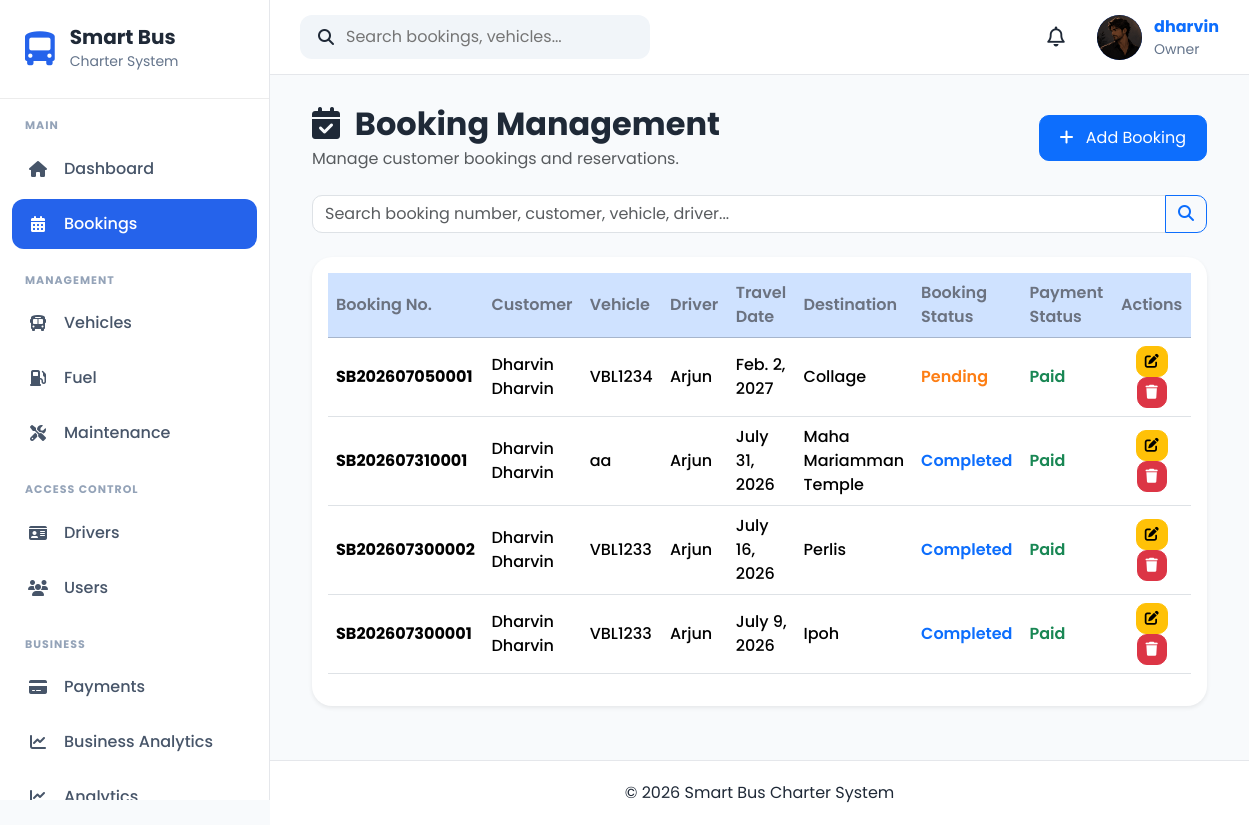
The page /bookings/ (signed in) on the database its author committed.
### apps/accounts/models.py (models this page shows, shortened)
class UserProfile(models.Model):
    OWNER = "Owner"
    ADMIN = "Admin"
    DRIVER = "Driver"
    CUSTOMER = "Customer"
    ROLE_CHOICES = [
        (OWNER, "Owner"),
        (ADMIN, "Admin"),
        (DRIVER, "Driver"),
        (CUSTOMER, "Customer"),
    ]
    GENDER_CHOICES = [
        ("Male", "Male"),
        ("Female", "Female"),
        ("Other", "Other"),
    ]
    user = models.OneToOneField(
        User,
        on_delete=models.CASCADE,
        related_name="profile"
    )
    role = models.CharField(
        max_length=20,
        choices=ROLE_CHOICES,
        default=CUSTOMER
    )
    phone = models.CharField(
        max_length=20,
        blank=True
    )
    address = models.TextField(
        blank=True
    )
    city = models.CharField(
        max_length=100,
        blank=True
    )
    state = models.CharField(
        max_length=100,
        blank=True
    )
    postcode = models.CharField(
        max_length=20,
        blank=True
    )
    country = models.CharField(
        max_length=100,
        default="Malaysia"
    )
    gender = models.CharField(
        max_length=10,
        choices=GENDER_CHOICES,
        blank=True
    )
    profile_picture = models.ImageField(
        upload_to="profile_pictures/",
        blank=True,
        null=True
    )
    must_change_password = models.BooleanField(default=False)
    created_at = models.DateTimeField(
        auto_now_add=True
    )
    updated_at = models.DateTimeField(
        auto_now=True
    )

### apps/bookings/models.py (models this page shows, shortened)
class Booking(models.Model):
    STATUS_CHOICES = [
        ("Pending", "Pending"),
        ("Confirmed", "Confirmed"),
        ("Completed", "Completed"),
        ("Cancelled", "Cancelled"),
    ]
    PAYMENT_CHOICES = [
        ("Pending", "Pending"),
        ("Paid", "Paid"),
        ("Refunded", "Refunded"),
    ]
    booking_number = models.CharField(
        max_length=20,
        unique=True,
        blank=True,
    )
    customer = models.ForeignKey(
        Customer,
        on_delete=models.CASCADE,
        related_name="bookings",
    )
    vehicle = models.ForeignKey(
        Vehicle,
        on_delete=models.PROTECT,
        related_name="bookings",
    )
    driver = models.ForeignKey(
        Driver,
        on_delete=models.PROTECT,
        related_name="bookings",
    )
    pickup_location = models.CharField(max_length=150)
    destination = models.CharField(max_length=150)
    travel_date = models.DateField()
    departure_time = models.TimeField()
    return_date = models.DateField(
        blank=True,
        null=True,
    )
    passenger_count = models.PositiveIntegerField()
    total_price = models.DecimalField(
        max_digits=10,
        decimal_places=2,
        default=0,
    )
    booking_status = models.CharField(
        max_length=20,
        choices=STATUS_CHOICES,
        default="Pending",
    )
    payment_status = models.CharField(
        max_length=20,
        choices=PAYMENT_CHOICES,
        default="Pending",
    )
    remarks = models.TextField(
        blank=True,
    )
    created_at = models.DateTimeField(
        default=timezone.now,
    )
    updated_at = models.DateTimeField(
        auto_now=True,
    )
    class Meta:
        ordering = ["-travel_date", "-created_at"]

### apps/customers/models.py (models this page shows, shortened)
class Customer(models.Model):
    GENDER_CHOICES = [
        ("Male", "Male"),
        ("Female", "Female"),
        ("Other", "Other"),
    ]
    first_name = models.CharField(
        max_length=100
    )
    last_name = models.CharField(
        max_length=100
    )
    email = models.EmailField(
        unique=True
    )
    phone = models.CharField(
        max_length=20,
        unique=True
    )
    address = models.TextField()
    city = models.CharField(
        max_length=100
    )
    state = models.CharField(
        max_length=100
    )
    postcode = models.CharField(
        max_length=10
    )
    gender = models.CharField(
        max_length=10,
        choices=GENDER_CHOICES
    )
    profile_picture = models.ImageField(
        upload_to="customers/",
        blank=True,
        null=True
    )
    created_at = models.DateTimeField(
        auto_now_add=True
    )
    updated_at = models.DateTimeField(
        auto_now=True
    )

### apps/vehicles/models.py (models this page shows, shortened)
class Vehicle(models.Model):
    STATUS_CHOICES = [
        ("Available", "Available"),
        ("Booked", "Booked"),
        ("Maintenance", "Maintenance"),
        ("Inactive", "Inactive"),
    ]
    BUS_TYPE_CHOICES = [
        ("Mini Bus", "Mini Bus"),
        ("Standard Bus", "Standard Bus"),
        ("VIP Coach", "VIP Coach"),
    ]
    registration_number = models.CharField(
        max_length=20,
        unique=True
    )
    vehicle_name = models.CharField(
        max_length=100
    )
    bus_type = models.CharField(
        max_length=30,
        choices=BUS_TYPE_CHOICES
    )
    seat_capacity = models.PositiveIntegerField()
    manufacture_year = models.PositiveIntegerField()
    insurance_expiry = models.DateField()
    road_tax_expiry = models.DateField()
    status = models.CharField(
        max_length=20,
        choices=STATUS_CHOICES,
        default="Available"
    )
    image = models.ImageField(
        upload_to="vehicles/",
        blank=True,
        null=True
    )
    created_at = models.DateTimeField(auto_now_add=True)
    updated_at = models.DateTimeField(auto_now=True)

### apps/drivers/models.py (models this page shows, shortened)
class Driver(models.Model):
    STATUS_CHOICES = [
        ("Available", "Available"),
        ("On Trip", "On Trip"),
        ("Leave", "Leave"),
        ("Inactive", "Inactive"),
    ]
    full_name = models.CharField(max_length=100)
    ic_passport = models.CharField(
        max_length=20,
        unique=True
    )
    phone = models.CharField(max_length=20)
    email = models.EmailField(
        blank=True,
        null=True
    )
    address = models.TextField(blank=True)
    driving_license = models.CharField(
        max_length=50,
        unique=True
    )
    license_expiry = models.DateField()
    assigned_vehicle = models.ForeignKey(
        Vehicle,
        on_delete=models.SET_NULL,
        blank=True,
        null=True,
        related_name="drivers"
    )
    status = models.CharField(
        max_length=20,
        choices=STATUS_CHOICES,
        default="Available"
    )
    photo = models.ImageField(
        upload_to="drivers/",
        blank=True,
        null=True
    )
    created_at = models.DateTimeField(auto_now_add=True)
    updated_at = models.DateTimeField(auto_now=True)
    class Meta:
        ordering = ["full_name"]

### apps/bookings/views.py (the view, shortened to what this page needs)
def booking_list(request):
    search = request.GET.get("search", "")
    bookings = Booking.objects.select_related(
        "customer",
        "vehicle",
        "driver",
    ).order_by("-travel_date")
    paginator = Paginator(bookings, 10)
    page_number = request.GET.get("page")
    page_obj = paginator.get_page(page_number)
    context = {
        "page_obj": page_obj,
        "bookings": page_obj,
        "search": search,
        "is_paginated": page_obj.has_other_pages(),
    }
    return render(
        request,
        "bookings/booking_list.html",
        context,
    )

### apps/accounts/context_processors.py (called while the page is built)
def user_role(request):
    role = None
    if request.user.is_authenticated:
        try:
            role = request.user.profile.role
        except Exception:
            role = None
    return {
        "user_role": role
    }

### apps/notifications/context_processors.py (called while the page is built)
def notification_context(request):
    if not request.user.is_authenticated:
        return {}
    notifications = (
        NotificationRecipient.objects
        .filter(user=request.user)
        .select_related("notification")
        .order_by("-notification__created_at")[:5]
    )
    unread_count = (
        NotificationRecipient.objects
        .filter(
            user=request.user,
            is_read=False
        )
        .count()
    )
    return {
        "navbar_notifications": notifications,
        "unread_notifications": unread_count,
    }

### templates/bookings/booking_list.html (shortened to what this page needs)
{% extends "crud/base_list.html" %}
{% block header_title %}
<i class="fas fa-calendar-check me-2"></i>
Booking Management
{% endblock %}
{% block header_subtitle %}
Manage customer bookings and reservations.
{% endblock %}
{% block add_button %}
<a href="{% url 'bookings:booking_create' %}" class="btn btn-primary">
    <i class="fas fa-plus me-2"></i>
    Add Booking
</a>
{% endblock %}
{% block search %}
<form method="GET" class="mb-4">
    <div class="input-group">
        <input
            type="text"
            name="search"
            class="form-control"
            placeholder="Search booking number, customer, vehicle, driver..."
            value="{{ search }}">
        <button class="btn btn-outline-primary" type="submit">
            <i class="fas fa-search"></i>
        </button>
    </div>
</form>
{% endblock %}
{% block table %}
<table class="table table-hover align-middle">
    <thead class="table-primary">
        <tr>
            <th>Booking No.</th>
            <th>Customer</th>
            <th>Vehicle</th>
            <th>Driver</th>
            <th>Travel Date</th>
            <th>Destination</th>
            <th>Booking Status</th>
            <th>Payment Status</th>
            <th class="text-center" width="170">Actions</th>
        </tr>
    </thead>
    <tbody>
    {% for booking in bookings %}
        <tr>
            <td>
                <strong>{{ booking.booking_number }}</strong>
            </td>
            <td>
                {{ booking.customer.first_name }} {{ booking.customer.last_name }}
            </td>
            <td>
                {{ booking.vehicle.registration_number }}
            </td>
            <td>
                {{ booking.driver.full_name }}
            </td>
            <td>
                {{ booking.travel_date }}
            </td>
            <td>
                {{ booking.destination }}
            </td>
            <td>
                {% if booking.booking_status == "Confirmed" %}
                    <span style="color:#198754;font-weight:600;">
                        {{ booking.booking_status }}
                    </span>
                {% elif booking.booking_status == "Pending" %}
                    <span style="color:#fd7e14;font-weight:600;">
                        {{ booking.booking_status }}
                    </span>
                {% elif booking.booking_status == "Completed" %}
                    <span style="color:#0d6efd;font-weight:600;">
                        {{ booking.booking_status }}
                    </span>
                {% elif booking.booking_status == "Cancelled" %}
                    <span style="color:#dc3545;font-weight:600;">
                        {{ booking.booking_status }}
                    </span>
                {% else %}
                    <span style="font-weight:600;">
                        {{ booking.booking_status|default:"Pending" }}
                    </span>
                {% endif %}
            </td>
            <td>
                {% if booking.payment_status == "Paid" %}
                    <span style="color:#198754;font-weight:600;">
                        {{ booking.payment_status }}
                    </span>
                {% elif booking.payment_status == "Pending" %}
                    <span style="color:#fd7e14;font-weight:600;">
                        {{ booking.payment_status }}
                    </span>
                {% elif booking.payment_status == "Refunded" %}
                    <span style="color:#0d6efd;font-weight:600;">
                        {{ booking.payment_status }}
                    </span>
                {% elif booking.payment_status == "Failed" %}
                    <span style="color:#dc3545;font-weight:600;">
                        {{ booking.payment_status }}
                    </span>
                {% else %}
                    <span style="font-weight:600;">
                        {{ booking.payment_status }}
                    </span>
                {% endif %}
            </td>
            <td class="text-center">
                <a href="{% url 'bookings:booking_update' booking.pk %}"
                   class="btn btn-warning btn-sm">
                    <i class="fas fa-edit"></i>
                </a>
                <a href="{% url 'bookings:booking_delete' booking.pk %}"
                   class="btn btn-danger btn-sm">
                    <i class="fas fa-trash"></i>
                </a>
            </td>
        </tr>
    {% endfor %}
    </tbody>
</table>
{% endblock %}

### templates/components/navbar.html (shortened to what this page needs)
{% load static %}
<nav class="navbar-custom">
    <div class="navbar-left">
        <div class="search-box">
            <i class="fa-solid fa-magnifying-glass"></i>
            <input
                type="text"
                placeholder="Search bookings, vehicles..."
            >
        </div>
    </div>
    <div class="navbar-right">
            <div class="notification-icon">
                <button
                    class="notification-btn"
                    id = "notificationBtn">
                    <i class="fa-regular fa-bell"></i>
                </button>
            </div>
        <a href="{% url 'accounts:profile' %}" class="profile-link">
            <div class="profile-menu">
                {% if request.user.profile.profile_picture %}
                    <img
                        src="{{ request.user.profile.profile_picture.url }}"
                        alt="Profile Picture"
                        class="profile-avatar profile-image"
                    >
                {% else %}
                    <div class="profile-avatar">
                        {{ request.user.username|first|upper }}
                    </div>
                {% endif %}
                <div class="profile-info">
                    <strong>{{ request.user.username }}</strong>
                    <small>
                        {{ request.user.profile.role|default:"User" }}
                    </small>
                </div>
            </div>
        </a>
    </div>
</nav>

### static/css/base.css (style rules this page uses)
* { margin:0; padding:0; box-sizing:border-box; font-family:'Poppins',sans-serif; }
body { background:#F8FAFC; color:#1F2937; overflow-x:hidden; }
a { text-decoration:none; }

### static/css/layout.css (style rules this page uses)
.navbar-custom { height:75px; background:#ffffff; display:flex; justify-content:space-between; align-items:center; padding:0 30px; border-bottom:1px solid #E5E7EB; }
.navbar-left { display:flex; align-items:center; gap:20px; }
.search-box { display:flex; align-items:center; gap:12px; background:#F1F5F9; padding:10px 18px; border-radius:12px; width:350px; }
.search-box input { border:none; background:none; width:100%; outline:none; }
.navbar-right { display:flex; align-items:center; gap:20px; }
.notification-btn { position:relative; width:42px; height:42px; border:none; border-radius:50%; background:#fff; display:flex; justify-content:center; align-items:center; cursor:pointer; z-index:2000; }
.notification-icon { position:relative; z-index:2000; }
.profile-menu { display:flex; align-items:center; gap:12px; }
.profile-avatar { width:45px; height:45px; background:#2563EB; color:white; border-radius:50%; display:flex; justify-content:center; align-items:center; font-weight:700; }
.profile-info { display:flex; flex-direction:column; }
.profile-info small { color:#64748B; }

### static/css/components.css (style rules this page uses)
.notification-btn i { font-size:20px; color:#1f2937; }

### static/css/crud.css (style rules this page uses)
.table thead { background:#0d6efd; color:white; }
.table th { vertical-align:middle; }
.table td { vertical-align:middle; }
.btn { border-radius:10px; }
.form-control, .form-select { border-radius:10px; }

### static/css/profile.css (style rules this page uses)
.table th { width:220px; color:#6b7280; font-weight:600; }
.table td { font-weight:500; }
.btn-primary { border-radius:10px; padding:10px 20px; }

### rows shown on the page
Booking: booking_number "SB202607050001", customer.first_name "Dharvin", customer.last_name "Dharvin", vehicle.registration_number "VBL1234", driver.full_name "Arjun", travel_date "Feb. 2, 2027", destination "Collage", booking_status "Pending", payment_status "Paid"
Booking: booking_number "SB202607310001", customer.first_name "Dharvin", customer.last_name "Dharvin", vehicle.registration_number "aa", driver.full_name "Arjun", travel_date "July 31, 2026", destination "Maha Mariamman Temple", booking_status "Completed", payment_status "Paid"
Booking: booking_number "SB202607300002", customer.first_name "Dharvin", customer.last_name "Dharvin", vehicle.registration_number "VBL1233", driver.full_name "Arjun", travel_date "July 16, 2026", destination "Perlis", booking_status "Completed", payment_status "Paid"
Booking: booking_number "SB202607300001", customer.first_name "Dharvin", customer.last_name "Dharvin", vehicle.registration_number "VBL1233", driver.full_name "Arjun", travel_date "July 9, 2026", destination "Ipoh", booking_status "Completed", payment_status "Paid"

### other values the page prints
{{ request.user.username }} "dharvin"
{{ request.user.profile.role|default:"User" }} "Owner"
